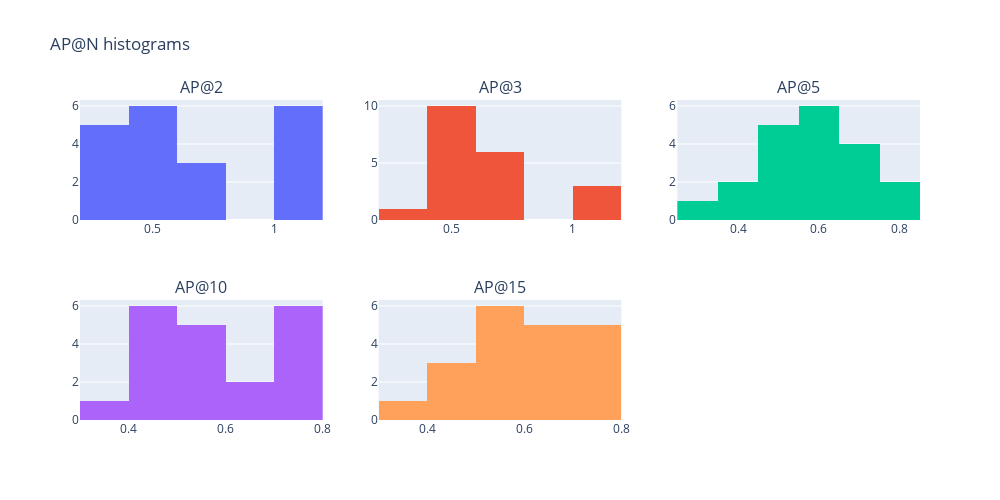

Notebook cell for this chart:
### Markdown cell above
### Step 10: Plotting AP@N histograms

### Code cell
fig = make_subplots(rows=2, cols=3, subplot_titles=("AP@2", "AP@3", "AP@5", "AP@10", "AP@15"))

fig.add_trace(go.Histogram(x=AP_songs[0]), row=1, col=1)
fig.add_trace(go.Histogram(x=AP_songs[1]), row=1, col=2)
fig.add_trace(go.Histogram(x=AP_songs[2]), row=1, col=3)
fig.add_trace(go.Histogram(x=AP_songs[3]), row=2, col=1)
fig.add_trace(go.Histogram(x=AP_songs[4]), row=2, col=2)

fig.update_layout(height=500, 
                  width=1000, 
                  showlegend=False,
                  title_text="AP@N histograms")

fig.show()

### Figure 1 — Plotly figure (JSON) as saved in the notebook; plotly's stock layout.template omitted (floating-point values rounded to 4 significant figures)
{"data": [{"type": "histogram", "x": [0.5556, 0.5556, 0.6667, 1, 1, 1, 0.5, 0.3333, 1, 0.3333, 0.3333, 0.3333, 0.5, 1, 0.5556, 1, 0.6667, 0.6667, 0.3333, 0.5556], "xaxis": "x", "yaxis": "y"}, {"type": "histogram", "x": [0.4833, 0.4833, 0.71, 0.6, 1, 1, 0.5, 0.42, 1, 0.3333, 0.4667, 0.42, 0.5, 0.76, 0.4533, 0.76, 0.71, 0.55, 0.42, 0.6433], "xaxis": "x2", "yaxis": "y2"}, {"type": "histogram", "x": [0.6125, 0.6125, 0.594, 0.5563, 0.7328, 0.8, 0.5, 0.3992, 0.8, 0.3333, 0.4667, 0.4931, 0.5, 0.6842, 0.5975, 0.6961, 0.6818, 0.3694, 0.4663, 0.6259], "xaxis": "x3", "yaxis": "y3"}, {"type": "histogram", "x": [0.5982, 0.5933, 0.5129, 0.4839, 0.7558, 0.7424, 0.5, 0.4767, 0.7424, 0.3333, 0.4667, 0.4929, 0.5769, 0.7184, 0.6518, 0.7276, 0.7166, 0.4385, 0.4146, 0.6736], "xaxis": "x4", "yaxis": "y4"}, {"type": "histogram", "x": [0.6242, 0.6199, 0.5698, 0.5428, 0.7084, 0.7491, 0.5, 0.5957, 0.7491, 0.3333, 0.4667, 0.5611, 0.5769, 0.676, 0.6798, 0.7455, 0.736, 0.4904, 0.4786, 0.6987], "xaxis": "x5", "yaxis": "y5"}], "layout": {"annotations": [{"font": {"size": 16}, "showarrow": false, "text": "AP@2", "x": 0.1444, "xanchor": "center", "xref": "paper", "y": 1, "yanchor": "bottom", "yref": "paper"}, {"font": {"size": 16}, "showarrow": false, "text": "AP@3", "x": 0.5, "xanchor": "center", "xref": "paper", "y": 1, "yanchor": "bottom", "yref": "paper"}, {"font": {"size": 16}, "showarrow": false, "text": "AP@5", "x": 0.8556, "xanchor": "center", "xref": "paper", "y": 1, "yanchor": "bottom", "yref": "paper"}, {"font": {"size": 16}, "showarrow": false, "text": "AP@10", "x": 0.1444, "xanchor": "center", "xref": "paper", "y": 0.375, "yanchor": "bottom", "yref": "paper"}, {"font": {"size": 16}, "showarrow": false, "text": "AP@15", "x": 0.5, "xanchor": "center", "xref": "paper", "y": 0.375, "yanchor": "bottom", "yref": "paper"}], "height": 500, "showlegend": false, "title": {"text": "AP@N histograms"}, "width": 1000, "xaxis": {"anchor": "y", "domain": [0, 0.2889]}, "xaxis2": {"anchor": "y2", "domain": [0.3556, 0.6444]}, "xaxis3": {"anchor": "y3", "domain": [0.7111, 1]}, "xaxis4": {"anchor": "y4", "domain": [0, 0.2889]}, "xaxis5": {"anchor": "y5", "domain": [0.3556, 0.6444]}, "xaxis6": {"anchor": "y6", "domain": [0.7111, 1]}, "yaxis": {"anchor": "x", "domain": [0.625, 1]}, "yaxis2": {"anchor": "x2", "domain": [0.625, 1]}, "yaxis3": {"anchor": "x3", "domain": [0.625, 1]}, "yaxis4": {"anchor": "x4", "domain": [0, 0.375]}, "yaxis5": {"anchor": "x5", "domain": [0, 0.375]}, "yaxis6": {"anchor": "x6", "domain": [0, 0.375]}}}
